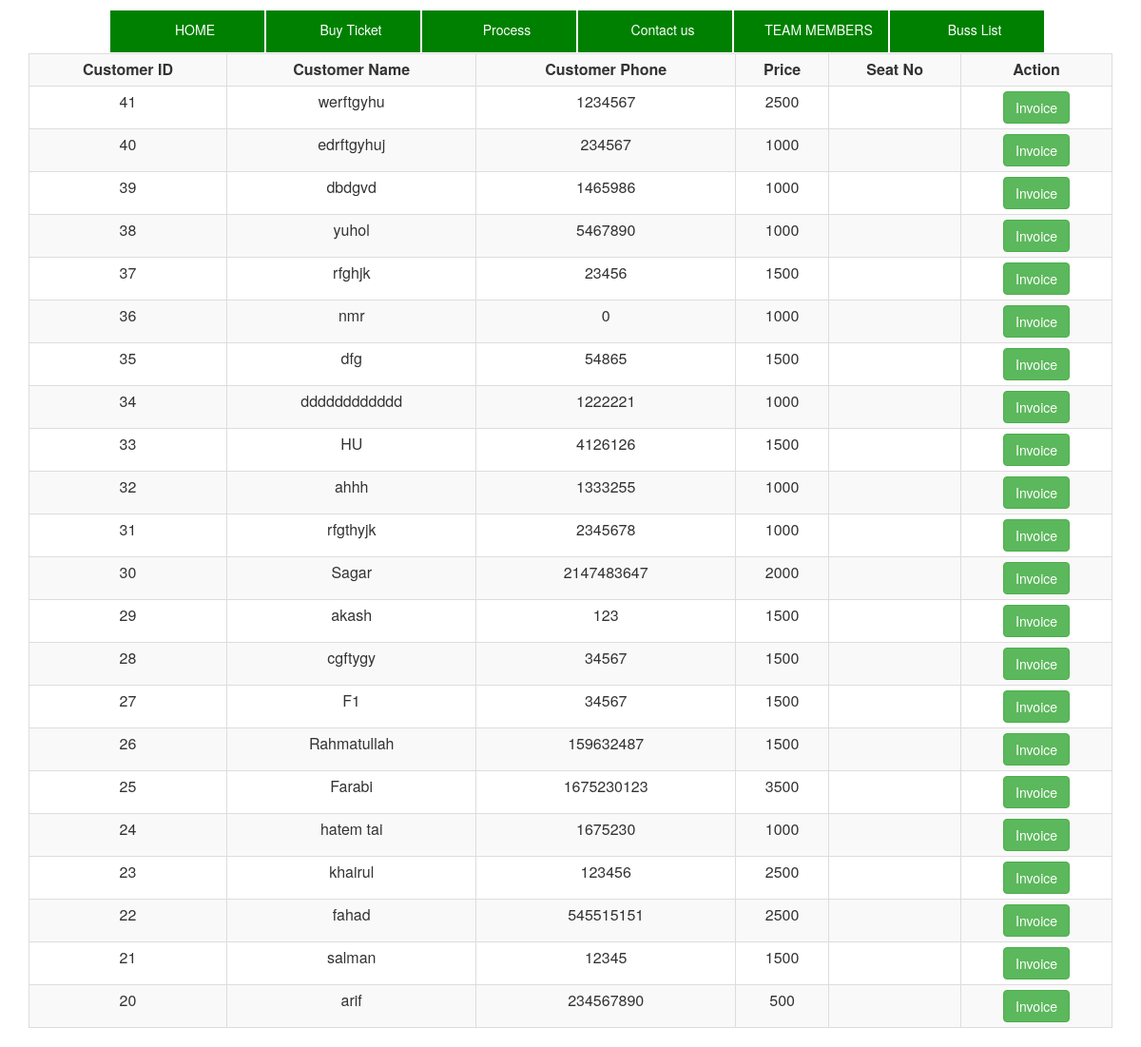
/view_info.php, run on the app's committed database.
### tables this page shows
CREATE TABLE `tbl_customer_info` (
  `custumer_id` int(10) NOT NULL,
  `customer_name` varchar(100) NOT NULL,
  `customer_phone_no` int(10) NOT NULL,
  `price` int(9) DEFAULT '0',
  `status` int(10) UNSIGNED DEFAULT '1'
);

### view_info.php (the view, shortened to what this page needs)
<?php
function select_customer_info() {
    require 'db_connect.php';
    $sql = "SELECT * FROM tbl_customer_info  tc where tc.status =1 ORDER BY custumer_id DESC";
    if (mysqli_query($conn, $sql)) {
        $query_value = mysqli_query($conn, $sql);
        return $query_value;
    }die("Query Problem" . mysqli_error($conn));
}
$get_function = select_customer_info();
?>
<head>
    <link href="style.css" rel="stylesheet" type="text/css">
    <link href="5/ninja-slider.css" rel="stylesheet" type="text/css" />
    <link rel="stylesheet" href="css/bootstrap.min.css">
</head>
<body style="">
    <div class="container">
        <div class="row">
            <div class="col-md-12" style="padding-left: 100px;">
                <?php require './menu.php'; ?>
            </div>
        </div>
    </div>
    <div class="container">
        <div class="row">
            <div class="col-md-12">
                <form>
                    <table  width="80%" class="table table-hover table-responsive table-striped table-condensed table-bordered">
                        <tr>
                            <th>Customer ID</th>
                            <th>Customer Name</th>
                            <th>Customer Phone</th>
                            <th>Price</th>
                            <th>Seat No</th>
                            <th>Action</th>
                        </tr>
                        <?php while ($customer_info = mysqli_fetch_assoc($get_function)) { ?>
                            <tr>
                                <td><?php echo $customer_info['custumer_id']; ?></td>
                                <td><?php echo $customer_info['customer_name']; ?></td>
                                <td><?php echo $customer_info['customer_phone_no']; ?></td>
                                <td><?php echo $customer_info['price']; ?></td>
                                <td><?php echo $customer_info['seat_no']; ?></td>
                                <td><a href="print_info.php?customer_id=<?php echo $customer_info['custumer_id']; ?>" class="btn btn-success" >Invoice</a></td>
                            </tr>
                        <?php } ?>
                    </table>
                </form>
            </div>
        </div>
    </div>
</body>

### style.css (style rules this page uses)
body { margin:0px; padding:0px; }
* { margin: 0; padding: 0; }

### view_info.php (style rules this page uses)
th, td { padding: 10px; text-align: center; }
table { padding-left: 100px; padding-top: 20px; }

### data on the page
tbl_customer_info: custumer_id "41", customer_name "werftgyhu", customer_phone_no "1234567", price "2500"
tbl_customer_info: custumer_id "40", customer_name "edrftgyhuj", customer_phone_no "234567", price "1000"
tbl_customer_info: custumer_id "39", customer_name "dbdgvd", customer_phone_no "1465986", price "1000"
tbl_customer_info: custumer_id "38", customer_name "yuhol", customer_phone_no "5467890", price "1000"
tbl_customer_info: custumer_id "37", customer_name "rfghjk", customer_phone_no "23456", price "1500"
tbl_customer_info: custumer_id "36", customer_name "nmr", customer_phone_no "0", price "1000"
tbl_customer_info: custumer_id "35", customer_name "dfg", customer_phone_no "54865", price "1500"
tbl_customer_info: custumer_id "34", customer_name "dddddddddddd", customer_phone_no "1222221", price "1000"
tbl_customer_info: custumer_id "33", customer_name "HU", customer_phone_no "4126126", price "1500"
tbl_customer_info: custumer_id "32", customer_name "ahhh", customer_phone_no "1333255", price "1000"
tbl_customer_info: custumer_id "31", customer_name "rfgthyjk", customer_phone_no "2345678", price "1000"
tbl_customer_info: custumer_id "30", customer_name "Sagar", customer_phone_no "2147483647", price "2000"
tbl_customer_info: custumer_id "29", customer_name "akash", customer_phone_no "123", price "1500"
tbl_customer_info: custumer_id "28", customer_name "cgftygy", customer_phone_no "34567", price "1500"
tbl_customer_info: custumer_id "27", customer_name "F1", customer_phone_no "34567", price "1500"
tbl_customer_info: custumer_id "26", customer_name "Rahmatullah", customer_phone_no "159632487", price "1500"
tbl_customer_info: custumer_id "25", customer_name "Farabi", customer_phone_no "1675230123", price "3500"
tbl_customer_info: custumer_id "24", customer_name "hatem tai", customer_phone_no "1675230", price "1000"
tbl_customer_info: custumer_id "23", customer_name "khairul", customer_phone_no "123456", price "2500"
tbl_customer_info: custumer_id "22", customer_name "fahad", customer_phone_no "545515151", price "2500"
tbl_customer_info: custumer_id "21", customer_name "salman", customer_phone_no "12345", price "1500"
tbl_customer_info: custumer_id "20", customer_name "arif", customer_phone_no "234567890", price "500"
